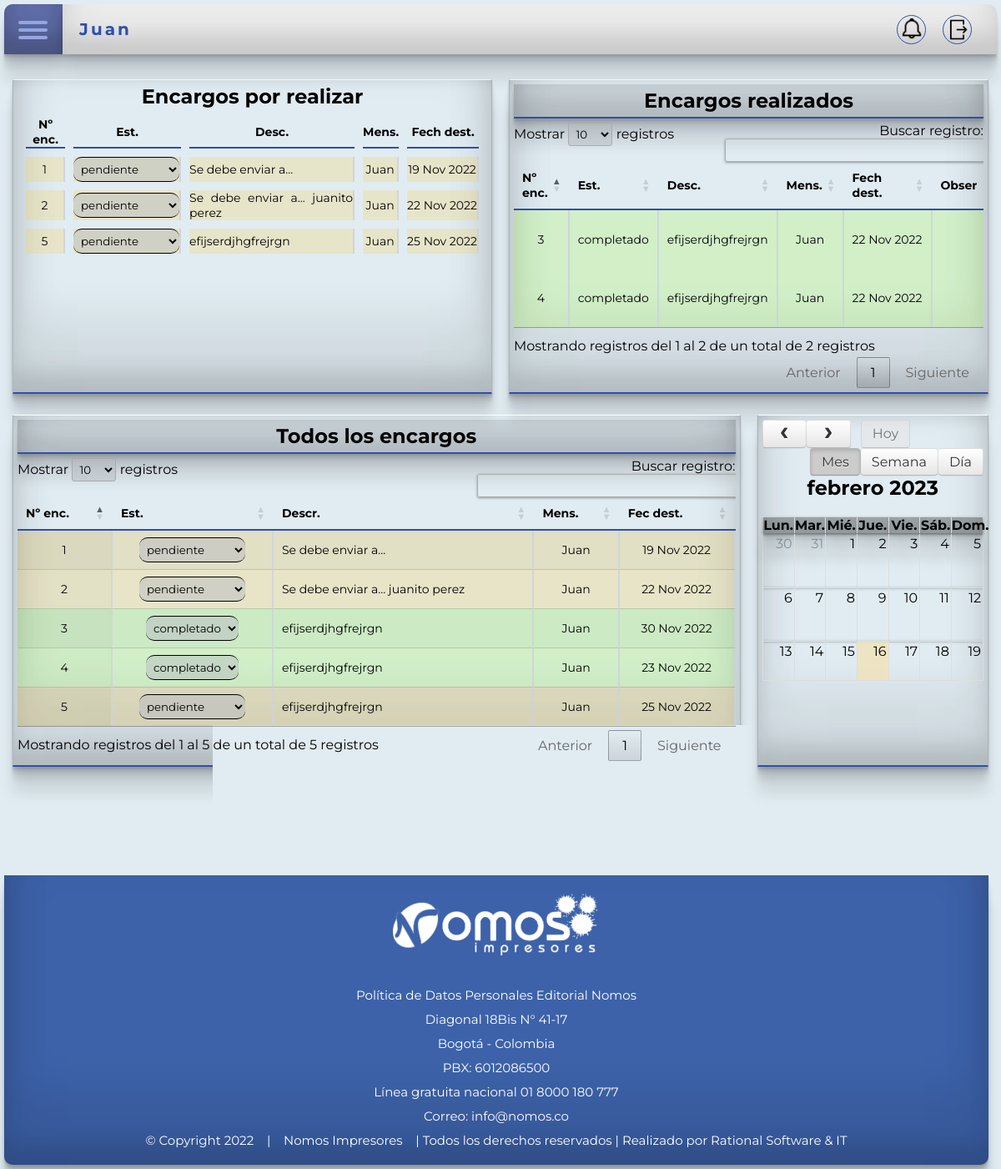
/web/encargos_msg.php (signed in), run on the app's committed database.
### tables this page shows
CREATE TABLE `encargos` (
  `Id_encargo` int(10) NOT NULL,
  `Id_usuario` int(10) DEFAULT NULL,
  `Id_mensajero` int(10) DEFAULT NULL,
  `descripcion` varchar(60) NOT NULL,
  `Fecha_registrada` datetime NOT NULL,
  `Fecha_requerida` datetime NOT NULL,
  `Fecha_completado` datetime NOT NULL,
  `Observacion` varchar(255) NOT NULL,
  `Foto_encargo` varchar(255) NOT NULL,
  `Estado` varchar(20) NOT NULL,
  `visto` int(3) NOT NULL DEFAULT 0
);

CREATE TABLE `usuarios` (
  `Id_usuario` int(10) NOT NULL,
  `Nombre_usuario` varchar(30) NOT NULL,
  `Correo_usuario` varchar(60) NOT NULL,
  `Clave_usuario` varchar(60) NOT NULL,
  `Id_rol` int(10) DEFAULT NULL
);

### web/encargos_msg.php (the view, shortened to what this page needs)
<!doctype html>
<html lang="es">
  <head>
      <link rel="stylesheet" type="text/css" href="../assets/css/fullcalendar.css">
      <link rel="stylesheet" href="../assets/css/style.css">
      <link rel="stylesheet" href="../assets/css/carrusel.css">
      <link rel="stylesheet" type="text/css" href="extensiones/TablaAdvance/css/dataTables.jqueryui.css"/>
  </head>
  <body>
    <?php
      include_once '../bd/conexion.php';
      $id_usuario = $_SESSION['Id_usuario'];
      $nombre_usuario = $_SESSION['Nombre_usuario'];
      $meses = ['Default','Ene','Feb','Mar','Abr','May','Jun','Jul','Ago','Sep','Oct','Nov','Dic'];
    ?>
    <div class="contenedor_mayor">
        <div class="nav_superior">
            <div class="hamburger">
                <div class="one"></div>
                <div class="two"></div>
                <div class="three"></div>
            </div>
            <div class="top_menu">
                <div class="logo"><?php echo $nombre_usuario ?></div>
                <ul>
                    <li>
                        <a href="#" id="open_notificacion"><i class="fas"><img src="../assets/images/alert.png" width="30px"></i></a>
                    </li>
                    <li>
                        <a href="../index.php?close_login=<?php echo $id_usuario; ?>"><i class="fas"><img src="../assets/images/exit.png" width="27px" style="margin-top: 3px;"></i></a>
                    </li>
                </ul>
            </div>
        </div>
        <div class="container_encargos msg_calendario">
        <aside class="por_realizar">
          <div class="encabezado_lista">
            <h2>Encargos por realizar</h2>
          </div>
          <div class="contenido_lista">
            <table class="tabla_encargos" border="0" cellspacing="10px">
              <thead>
                <tr>
                  <th>Nº enc.</th>
                  <th>Est.</th>
                  <th>Desc.</th>
                  <th>Mens.</th>
                  <th>Fech dest.</th>
                </tr>
              </thead>
              <tbody>
                <?php
                  $encargos = mysqli_query($conexion,"SELECT encargos.id_encargo,id_mensajero,usuarios.nombre_usuario as mensajero,encargos.descripcion,fecha_registrada,fecha_requerida,observacion,foto_encargo,estado FROM encargos INNER JOIN usuarios on usuarios.id_usuario = encargos.id_mensajero where estado = 'pendiente' or 'reprogramado' order by estado desc,id_encargo asc");
                  if($_SESSION['Id_rol'] == 3){
                    $encargos = mysqli_query($conexion,"SELECT encargos.id_encargo,id_mensajero,usuarios.nombre_usuario as mensajero,encargos.descripcion,fecha_registrada,fecha_requerida,observacion,foto_encargo,estado FROM encargos INNER JOIN usuarios on usuarios.id_usuario = encargos.id_mensajero where encargos.id_mensajero = $id_usuario and estado = 'pendiente' or 'reprogramado' order by estado desc,id_encargo asc");
                  }
                  if(mysqli_num_rows($encargos) > 0){
                    while($listar = mysqli_fetch_array($encargos)){
                      $id_encargo = $listar[0];
                      $estado = $listar[8];
                      $descripcion = $listar[3];
                      $mensajero = $listar[2];
                      $fec_requerida = $listar[5];
                      $mes_reali 	= date("m",strtotime($fec_requerida));
                      $dia_reali 	= date("d",strtotime($fec_requerida));
                      $year_reali 	= date("Y",strtotime($fec_requerida));
                ?>
                <tr class='<?php echo $estado; ?>'>
                 <td><?php echo $id_encargo; ?></td>
                  <td>
                      <select name="estado" id="<?php echo $id_encargo; ?>" data-id="<?php echo $id_encargo; ?>" onchange="cmb_estado(this)">
                        <?php
                          if($estado == "pendiente"){
                            echo "<option value=".$id_encargo." selected>$estado</option>";
                          }
                        ?>
                      </select>
                  </td>
                  <td class="justify"><?php echo $descripcion; ?> <input type="hidden" id="conf_descripcion<?php echo $id_encargo; ?>" value="<?php echo $descripcion; ?>"></td>
                  <td><?php echo $mensajero; ?>   <input type="hidden" id="conf_encargado<?php echo $id_encargo; ?>" value="<?php echo $mensajero; ?>"></td>
                  <td nowrap="2"><?php echo $dia_reali."  ".$meses[$mes_reali]."  ".$year_reali; ?></td>
                </tr>
                <?php
                    }
                  }else{
                     ?>
                     <tr>
                      <td colspan="10">No se encontro nada</td>
                     </tr>
                     <?php
                  }
                ?>
              </tbody>
            </table>
          </div>
        </aside>
            <aside class="realizados">
                <div class="encabezado_lista">
                    <h2>Encargos realizados</h2>
                </div>
                <div class="contenido_lista">
                    <table class="tabla_encargos" border="0" cellspacing="10px" id="tabla_realizados">
                        <thead>
                        <tr>
                            <th>Nº enc.</th>
                            <th>Est.</th>
                            <th>Desc.</th>
                            <th>Mens.</th>
                            <th>Fech dest.</th>
                            <th>Obser</th>
                        </tr>
                        </thead>
                        <tbody>
                        <?php
                          $encargos = mysqli_query($conexion,"SELECT encargos.id_encargo,id_mensajero,usuarios.nombre_usuario as mensajero,encargos.descripcion,fecha_registrada,fecha_requerida,observacion,foto_encargo,estado,fecha_completado FROM encargos INNER JOIN usuarios on usuarios.id_usuario = encargos.id_mensajero where estado = 'completado' order by estado desc,id_encargo asc");
                          if(mysqli_num_rows($encargos) > 0){
                            while($listar = mysqli_fetch_array($encargos)){
                              $id_encargo = $listar[0];
                              $estado = $listar[8];
                              $descripcion = $listar[3];
                              $mensajero = $listar[2];
                              $observacion = $listar[6];
                              $fec_completado = $listar[9];
                              $mes_reali 	= date("m",strtotime($fec_completado));
                              $dia_reali 	= date("d",strtotime($fec_completado));
                              $year_reali 	= date("Y",strtotime($fec_completado));
                              ?>
                                <tr class='<?php echo $estado; ?>'>
                                    <td><?php echo $id_encargo; ?></td>
                                    <td><?php echo $estado; ?></td>
                                    <td class="justify"><?php echo $descripcion; ?></td>
                                    <td><?php echo $mensajero; ?></td>
                                    <td nowrap="2"><?php echo $dia_reali."  ".$meses[$mes_reali]."  ".$year_reali; ?></td>
                                    <td class="justify"><?php echo $observacion; ?></td>
                                </tr>
                              <?php
                            }
                          }else{
                            ?>
                              <tr>
                                  <td colspan="10">No se encontro nada</td>
                              </tr>
                            <?php
                          }
                        ?>
                        </tbody>
                    </table>
                </div>
            </aside>
        <aside class="encargos_totales">
          <div class="encabezado_lista">
            <h2>Todos los encargos</h2>
          </div>
          <div class="contenido_lista">
            <table class="tabla_encargos display" border="0" cellspacing="10px" id="tabla_total">
              <thead>
                <tr>
                  <th>Nº enc.</th>
                  <th>Est.</th>
                  <th>Descr.</th>
                  <th>Mens.</th>
                  <th>Fec dest.</th>
                </tr>
              </thead>
              <tbody>
                <?php
                  $encargos = mysqli_query($conexion,"SELECT encargos.id_encargo,id_mensajero,usuarios.nombre_usuario as mensajero,encargos.descripcion,fecha_registrada,fecha_requerida,observacion,estado FROM encargos INNER JOIN usuarios on usuarios.id_usuario = encargos.id_mensajero order by estado desc,id_encargo asc");
                  if($_SESSION['Id_rol'] == 3){
                    $encargos = mysqli_query($conexion,"SELECT encargos.id_encargo,id_mensajero,usuarios.nombre_usuario as mensajero,encargos.descripcion,fecha_registrada,fecha_requerida,observacion,estado FROM encargos INNER JOIN usuarios on usuarios.id_usuario = encargos.id_mensajero where encargos.id_mensajero = $id_usuario  order by estado desc,id_encargo asc");
                  }
                  if(mysqli_num_rows($encargos) > 0){
                    while($listar = mysqli_fetch_array($encargos)){
                      $id_encargo = $listar[0];
                      $estado = $listar[7];
                      $descripcion = $listar[3];
                      $mensajero = $listar[2];
                      $fec_requerida = $listar[5];
                      $mes_reali 	= date("m",strtotime($fec_requerida));
                      $dia_reali 	= date("d",strtotime($fec_requerida));
                      $year_reali 	= date("Y",strtotime($fec_requerida));
                ?>
                <tr class='<?php echo $estado; ?>'>
                 <td><?php echo $id_encargo; ?></td>
                  <td>
                    <select name="estado" id="<?php echo $id_encargo; ?>" data-id="<?php echo $id_encargo; ?>" onchange="cmb_estado(this)">
                      <?php
                        if($estado == "completado"){
                          echo "<option value=".$id_encargo." selected>$estado</option>";
                        }
                        if($estado == "pendiente"){
                          echo "<option value=".$id_encargo." selected>$estado</option>";
                        }
                      ?>
                    </select>
                  </td>
                  <td class="justify"><?php echo $descripcion; ?> <input type="hidden" id="conf_descripcion<?php echo $id_encargo; ?>" value="<?php echo $descripcion; ?>"></td>
                  <td><?php echo $mensajero; ?> <input type="hidden" id="conf_encargado<?php echo $id_encargo; ?>" value="<?php echo $mensajero; ?>"></td>
                  <td nowrap="2"><?php echo $dia_reali."  ".$meses[$mes_reali]."  ".$year_reali; ?></td>
                </tr>
                <?php
                    }
                  }else{
                     ?>
                     <tr>
                      <td colspan="10">No se encontro nada</td>
                     </tr>
                     <?php
                  }
                ?>
              </tbody>
            </table>
          </div>
        </aside>
        <aside class="modificar_encargos">
            <div id="calendar"></div>
        </aside>
          <?php
            include('extensiones/modalUpdateEvento.php');
          ?>
      </div>
        <div class="footer" style="align-content: center;text-align: center">
            <img src="../assets/images/logo-blanco.png"style="max-height: 100px;margin-bottom: 20px;">
            <p> Política de Datos Personales Editorial Nomos </p>
            <p> Diagonal 18Bis N° 41-17 </p>
            <p> Bogotá - Colombia </p>
            <p> PBX: 6012086500 </p>
            <p> Línea gratuita nacional 01 8000 180 777 </p>
            <p> Correo: info@nomos.co </p>
            <p> © Copyright 2022  &nbsp;&nbsp; | &nbsp;&nbsp;  Nomos Impresores  &nbsp;&nbsp;  |   Todos los derechos reservados   |   Realizado por Rational Software & IT</p>
        </div>
        <aside class="tabla_notificacion" id="tabla_notificacion">
        <div class="space_btn_oct"><div class="icono_ocultar"></div></div>
    <table class="tabla_encargos" border="0" cellspacing="10px">
        <thead>
        <tr>
            <th>Estado</th>
            <th>Descripcion</th>
            <th>Encargado por</th>
            <th>Fecha entrega</th>
        </tr>
        </thead>
    </table>
</aside>
  </div>
  </body>
</html>

### assets/css/fullcalendar.css (style rules this page uses)
.fc button,.fc table,body .fc { font-size:1em }
.fc { direction:ltr;text-align:left; }

### data on the page
encargos: Id_encargo "1", estado "pendiente", descripcion "Se debe enviar a...", Id_mensajero.Nombre_usuario "Juan", Fecha_requerida "19", Fecha_requerida "Nov", Fecha_requerida "2022"
encargos: Id_encargo "2", estado "pendiente", descripcion "Se debe enviar a... juanito perez", Id_mensajero.Nombre_usuario "Juan", Fecha_requerida "22", Fecha_requerida "Nov", Fecha_requerida "2022"
encargos: Id_encargo "5", estado "pendiente", descripcion "efijserdjhgfrejrgn", Id_mensajero.Nombre_usuario "Juan", Fecha_requerida "25", Fecha_requerida "Nov", Fecha_requerida "2022"
encargos: Id_encargo "3", Estado "completado", descripcion "efijserdjhgfrejrgn", Id_mensajero.Nombre_usuario "Juan", Fecha_completado "22", Fecha_completado "Nov", Fecha_completado "2022", estado "completado", Fecha_requerida "30", Fecha_requerida "Nov", Fecha_requerida "2022"
encargos: Id_encargo "4", Estado "completado", descripcion "efijserdjhgfrejrgn", Id_mensajero.Nombre_usuario "Juan", Fecha_completado "22", Fecha_completado "Nov", Fecha_completado "2022", estado "completado", Fecha_requerida "23", Fecha_requerida "Nov", Fecha_requerida "2022"

### other printed values
$nombre_usuario "Juan"
